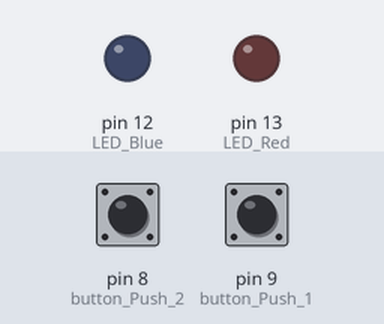
This sketch was run on a simulated Arduino Uno, built with avr-gcc and run on an emulated ATmega328P. Shown: output pins drawn as LEDs (lit = HIGH). The test bench sets the inputs (shaded band); at power-on: pin 8 (button_Push_2) LOW, pin 9 (button_Push_1) LOW. What the sketch prints to the serial monitor is not drawn.

Above: at 1.2 s.
1.3 s: pin 8 (button_Push_2) pulled HIGH for 0.15 s
At 1.38 s:
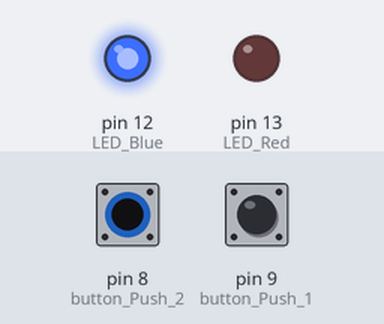
2.9 s: pin 9 (button_Push_1) pulled HIGH for 0.15 s
At 2.98 s:
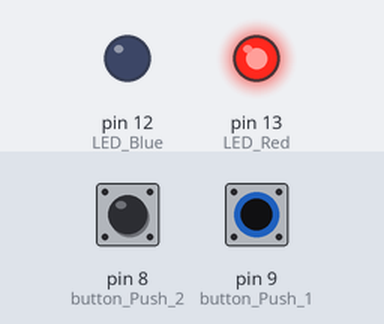
4.5 s: pin 9 (button_Push_1) pulled HIGH for 3.2 s
At 8.8 s:
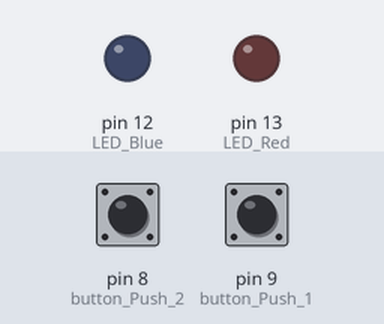
9.2 s: pin 8 (button_Push_2) pulled HIGH for 3.2 s
At 10.1 s:
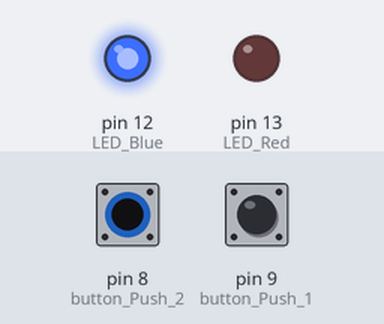
13.9 s: pin 8 (button_Push_2) driven HIGH and pin 9 (button_Push_1) driven HIGH
At 14.8 s:
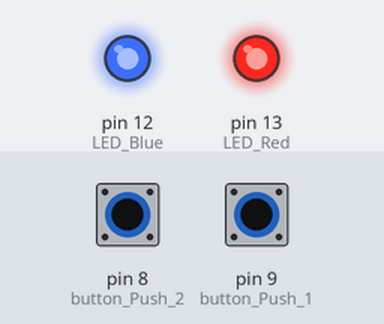
Timing chart, 0 to 16.4 s (numbered marks = the images above; inputs shaded):
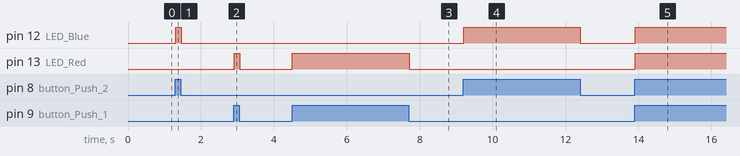

The sketch:

sketch_oct13c.ino
```cpp
int LED_Red = 13;
int LED_Blue = 12;

int button_Push_1 = 9;
int button_Push_2 = 8;

void setup()
{
  Serial.begin(9600);
  pinMode(LED_Red, OUTPUT);
  pinMode(LED_Blue, OUTPUT);
  pinMode(button_Push_1, INPUT);
  pinMode(button_Push_2, INPUT);
}

void loop()
{
  int readValue1 = digitalRead(button_Push_1);
  int readValue2 = digitalRead(button_Push_2);

  Serial.println(readValue1);
  Serial.println(readValue2);

  if(readValue1 == HIGH)
  {
    digitalWrite(LED_Red, HIGH);
  }

  if(readValue1 == LOW)
  {
    digitalWrite(LED_Red, LOW);
  }

  if(readValue2 == HIGH)
  {
    digitalWrite(LED_Blue, HIGH);
  }

  if(readValue2 == LOW)
  {
    digitalWrite(LED_Blue, LOW);
  }
}
```

Measured:
- after the input at 1.3 s, pin 12 (LED_Blue): LOW → HIGH at once, → LOW 0.15 s later
- after the input at 2.9 s, pin 13 (LED_Red): LOW → HIGH at once, → LOW 0.15 s later
- after the input at 4.5 s, pin 13 (LED_Red): LOW → HIGH at once, → LOW 3.2 s later
- after the input at 9.2 s, pin 12 (LED_Blue): LOW → HIGH at once, → LOW 3.2 s later
- after the input at 13.9 s, pin 12 (LED_Blue), pin 13 (LED_Red): LOW → HIGH at once
